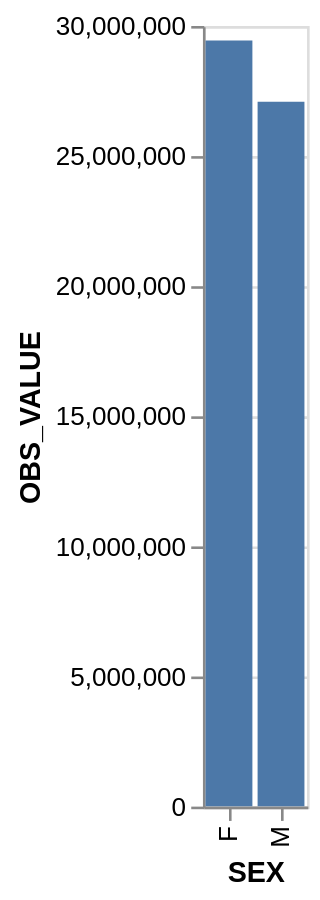

The notebook cell saved with this chart:
### Code cell
df.filter(pl.col("PCS") == "_T").filter(pl.col("AGE") == "Y_GE15").filter(
    pl.col("GEO") == "F"
).filter(pl.col("SEX") != "_T").plot.bar(x="SEX", y="OBS_VALUE")

### Figure 1 — Vega-Lite specification as saved in the notebook (floating-point values rounded to 4 significant figures)
{"config": {"view": {"continuousWidth": 300, "continuousHeight": 300}}, "data": {"name": "data-f4d8217e320483fdacc242b47c6b7e42"}, "mark": {"type": "bar", "tooltip": true}, "encoding": {"x": {"field": "SEX", "type": "nominal"}, "y": {"field": "OBS_VALUE", "type": "quantitative"}}, "params": [{"name": "param_1e9efca18e7a2868", "select": {"type": "interval", "encodings": ["x", "y"]}, "bind": "scales"}], "$schema": "https://vega.github.io/schema/vega-lite/v6.4.1.json", "datasets": {"data-f4d8217e320483fdacc242b47c6b7e42": [{"GEO": "F", "GEO_OBJECT": "FRANCE", "AGE": "Y_GE15", "SEX": "F", "PCS": "_T", "OBS_VALUE": 29440000.0}, {"GEO": "F", "GEO_OBJECT": "FRANCE", "AGE": "Y_GE15", "SEX": "M", "PCS": "_T", "OBS_VALUE": 27090000.0}]}}
